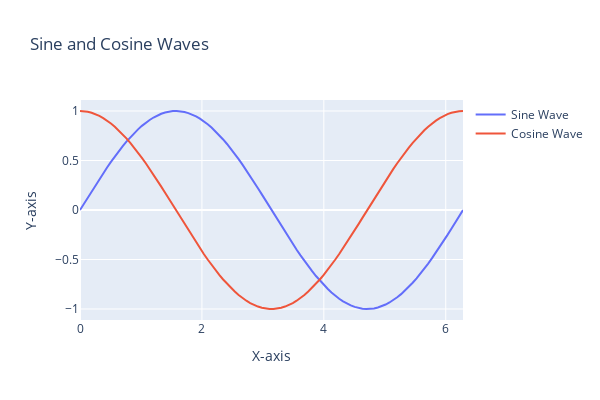

The notebook cell saved with this chart:
### Code cell
# B
import plotly.graph_objects as go

fig = go.Figure()

fig.add_trace(
    go.Scatter(x=x, y=sin_y, mode='lines', name='Sine Wave')
)
fig.add_trace(
    go.Scatter(x=x, y=cos_y, mode='lines', name='Cosine Wave')
)

fig.update_layout(
    title="Sine and Cosine Waves",
    xaxis_title="X-axis", yaxis_title="Y-axis",
    width=600, height=400
)
fig.show()
